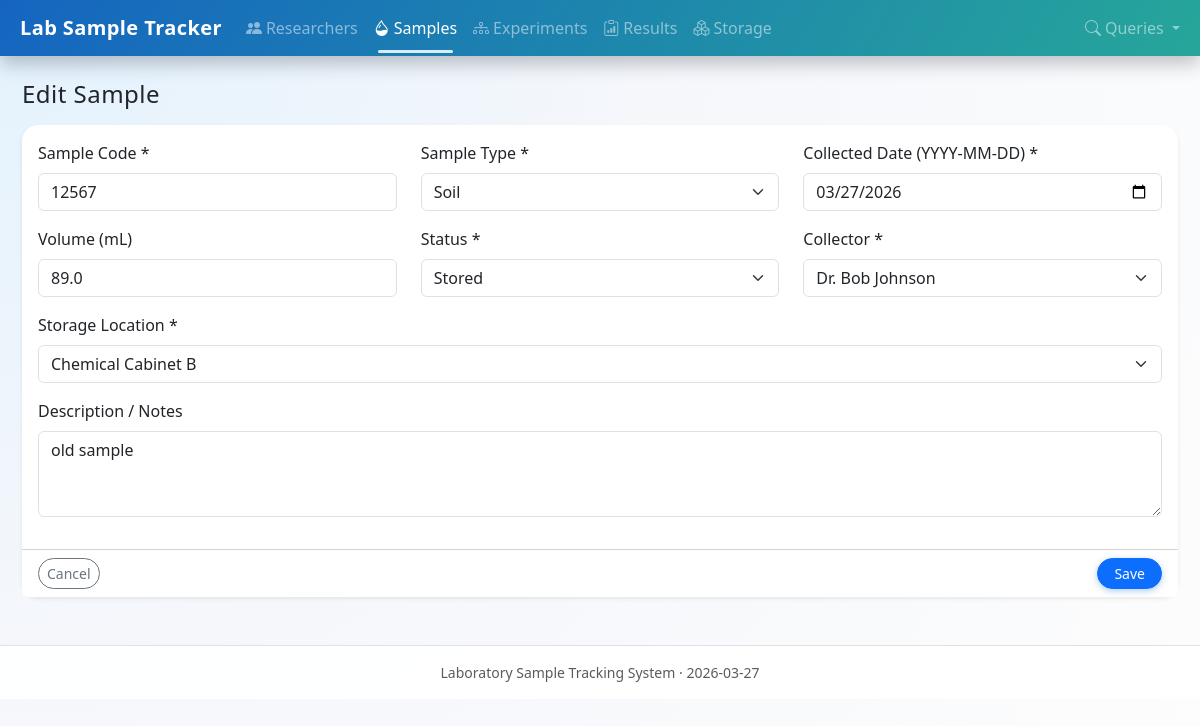
/samples/43/edit, run on the app's committed database.
### tables this page shows
CREATE TABLE sample (
            id                  INTEGER PRIMARY KEY AUTOINCREMENT,
            sample_code         TEXT NOT NULL UNIQUE,
            sample_type         TEXT NOT NULL,
            description         TEXT,
            collected_date      TEXT NOT NULL,
            volume_ml           REAL,
            status              TEXT NOT NULL,
            researcher_id       INTEGER NOT NULL,
            storage_location_id INTEGER NOT NULL, created_at TEXT,
            FOREIGN KEY (researcher_id) REFERENCES researcher(id) ON DELETE RESTRICT,
            FOREIGN KEY (storage_location_id) REFERENCES storage_location(id) ON DELETE RESTRICT
        );

CREATE TABLE researcher (
            id              INTEGER PRIMARY KEY AUTOINCREMENT,
            name            TEXT NOT NULL,
            email           TEXT UNIQUE NOT NULL,
            role            TEXT NOT NULL,
            department      TEXT NOT NULL
        );

CREATE TABLE storage_location (
            id              INTEGER PRIMARY KEY AUTOINCREMENT,
            name            TEXT NOT NULL,
            location_type   TEXT NOT NULL,
            room            TEXT,
            freezer         TEXT,
            shelf           TEXT,
            description     TEXT
        );

### app.py (the view, shortened to what this page needs)
@app.route("/samples/<int:sample_id>/edit", methods=["GET", "POST"])
def edit_sample(sample_id: int):
    conn = get_connection()
    cur = conn.cursor()
    cur.execute("SELECT * FROM sample WHERE id = ?;", (sample_id,))
    sample = cur.fetchone()
    if not sample:
        conn.close()
        flash("Sample not found.", "warning")
        return redirect(url_for("list_samples"))
    context = _load_researchers_and_locations()
    conn.close()
    return render_template("samples/form.html", sample=sample, **context)

### app.py (called while the page is built)
@app.context_processor
def inject_now() -> Dict[str, Any]:
    return {"now": datetime.now()}

def _load_researchers_and_locations() -> Dict[str, List[Any]]:
    conn = get_connection()
    cur = conn.cursor()
    cur.execute("SELECT * FROM researcher ORDER BY name;")
    researchers = cur.fetchall()
    cur.execute("SELECT * FROM storage_location ORDER BY name;")
    locations = cur.fetchall()
    conn.close()
    return {"researchers": researchers, "locations": locations}

### db.py (called while the page is built)
def get_connection():
    conn = sqlite3.connect(DB_PATH)
    conn.row_factory = sqlite3.Row
    conn.execute("PRAGMA foreign_keys = ON;")
    return conn

### templates/samples/form.html (shortened to what this page needs)
{% extends "base.html" %}
{% block content %}
<h2 class="h4 mb-3">
  {% if sample %}Edit Sample{% else %}Add Sample{% endif %}
</h2>
<form method="post" class="card border-0 shadow-sm">
  <div class="card-body">
    <div class="row">
      <div class="col-md-4 mb-3">
        <label class="form-label">Sample Code *</label>
        <input type="text" name="sample_code" class="form-control"
               value="{{ sample.sample_code if sample else '' }}" required>
      </div>
      <div class="col-md-4 mb-3">
        <label class="form-label">Sample Type *</label>
        <select name="sample_type" class="form-select" required>
          {% set current_type = sample.sample_type if sample else '' %}
          {% for t in ['Soil', 'Water', 'Biological', 'Other'] %}
            <option value="{{ t }}" {% if current_type == t %}selected{% endif %}>{{ t }}</option>
          {% endfor %}
        </select>
      </div>
      <div class="col-md-4 mb-3">
        <label class="form-label">Collected Date (YYYY-MM-DD) *</label>
        <input type="date" name="collected_date" class="form-control"
               value="{{ sample.collected_date if sample else '' }}" required>
      </div>
    </div>
    <div class="row">
      <div class="col-md-4 mb-3">
        <label class="form-label">Volume (mL)</label>
        <input type="number" step="0.1" name="volume_ml" class="form-control"
               value="{{ sample.volume_ml if sample and sample.volume_ml is not none else '' }}">
      </div>
      <div class="col-md-4 mb-3">
        <label class="form-label">Status *</label>
        <select name="status" class="form-select" required>
          {% set current_status = sample.status if sample else 'Stored' %}
          {% for st in ['Stored', 'In use', 'Consumed', 'Disposed'] %}
            <option value="{{ st }}" {% if current_status == st %}selected{% endif %}>{{ st }}</option>
          {% endfor %}
        </select>
      </div>
      <div class="col-md-4 mb-3">
        <label class="form-label">Collector *</label>
        <select name="researcher_id" class="form-select" required>
          {% for r in researchers %}
            <option value="{{ r.id }}"
                    {% if sample and sample.researcher_id == r.id %}selected{% endif %}>
              {{ r.name }}
            </option>
          {% endfor %}
        </select>
      </div>
    </div>
    <div class="mb-3">
      <label class="form-label">Storage Location *</label>
      <select name="storage_location_id" class="form-select" required>
        {% for loc in locations %}
          <option value="{{ loc.id }}"
                  {% if sample and sample.storage_location_id == loc.id %}selected{% endif %}>
            {{ loc.name }}
          </option>
        {% endfor %}
      </select>
    </div>
    <div class="mb-3">
      <label class="form-label">Description / Notes</label>
      <textarea name="description" class="form-control" rows="3">{{ sample.description if sample else '' }}</textarea>
    </div>
  </div>
  <div class="card-footer bg-white d-flex justify-content-between">
    <a href="{{ url_for('list_samples') }}" class="btn btn-outline-secondary btn-sm">Cancel</a>
    <button type="submit" class="btn btn-primary btn-sm">Save</button>
  </div>
</form>
{% endblock %}

### static/style.css (style rules this page uses)
body { font-family: system-ui, -apple-system, BlinkMacSystemFont, "Segoe UI", sans-serif; background: radial-gradient(circle at top left, #e3f2fd 0, #f5f7fb 45%, #fdfdfd 100%); min-height: 100vh; }
h1, h2, h3, .navbar-brand { letter-spacing: 0.02em; }
.card { border-radius: 1rem; transition: transform 0.12s ease, box-shadow 0.12s ease; }
.btn-primary { border-radius: 999px; padding-inline: 1rem; box-shadow: 0 2px 6px rgba(25, 118, 210, 0.35); transition: transform 0.1s ease, box-shadow 0.1s ease; }
.btn-outline-secondary, .btn-outline-danger { border-radius: 999px; }

### data on the page
sample: sample_code "12567", sample_type "Soil", collected_date "03/27/2026", volume_ml "89.0", status "Stored", researcher_id "Dr. Bob Johnson", storage_location_id "Chemical Cabinet B", description "old sample"
